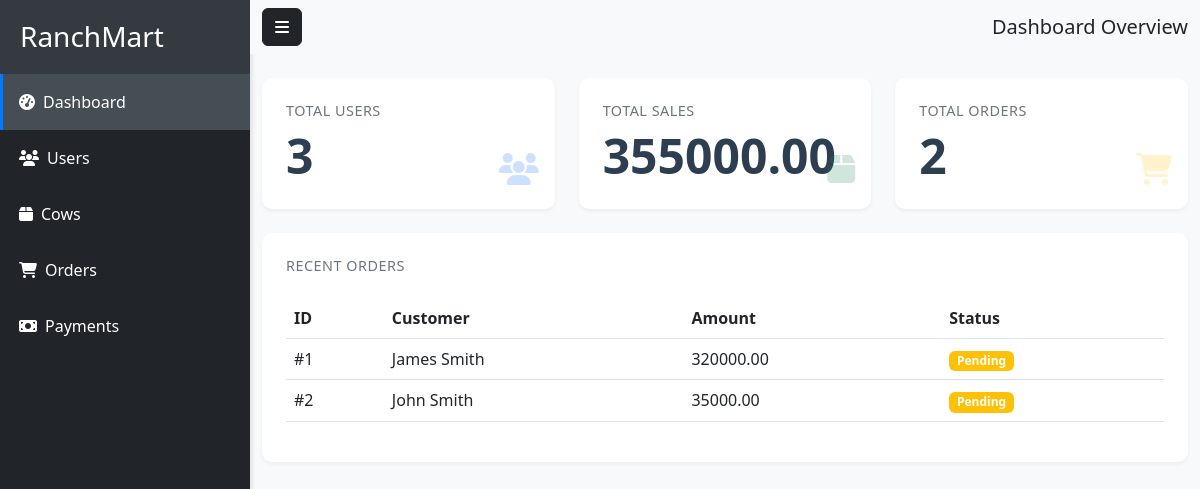
Before: /dashboard/ (signed in) with the older database file.
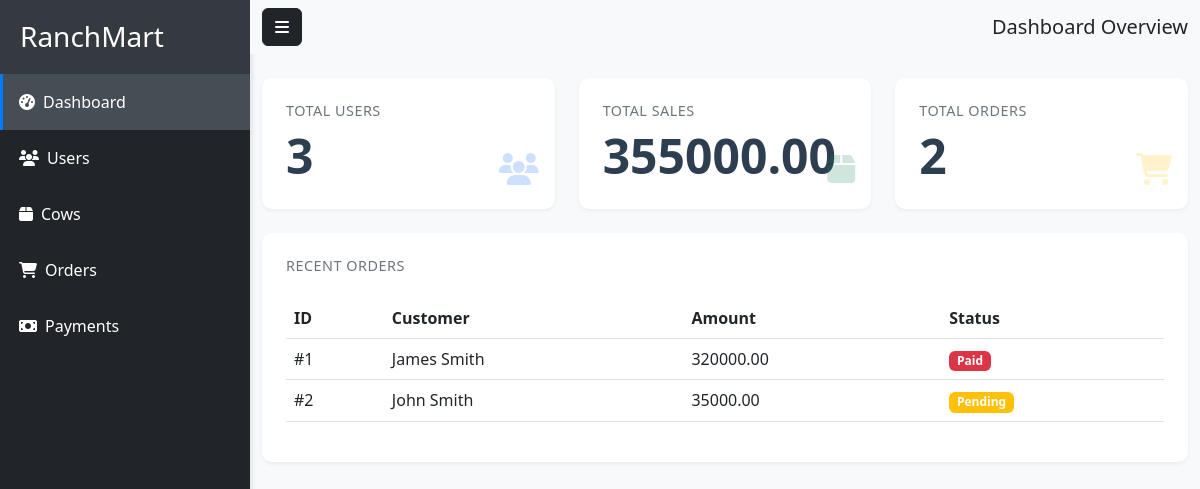
After: the same page with the newer database file.
### orders/models.py (models this page shows, shortened)
class Order(AbstractBaseModel):
    user = models.ForeignKey("users.User", on_delete=models.CASCADE)
    total_cost = models.DecimalField(max_digits=100, decimal_places=2)
    amount_paid = models.DecimalField(max_digits=100, decimal_places=2, default=0)
    status = models.CharField(max_length=255, choices=STATUS_CHOICES)
    def __str__(self):
        return self.user.username

### users/models.py (models this page shows, shortened)
class User(AbstractBaseModel, AbstractUser):
    role = models.CharField(max_length=20, default="Customer")
    gender = models.CharField(max_length=10, null=True, blank=True)
    phone_number = models.CharField(max_length=10, null=True, blank=True)
    address = models.TextField(null=True, blank=True)
    city = models.CharField(max_length=100, null=True, blank=True)
    county = models.CharField(max_length=100, null=True, blank=True)
    country = models.CharField(max_length=100, null=True, blank=True)
    profile_picture = models.ImageField(upload_to="profile_pictures/", null=True, blank=True)

### core/views.py (the view)
# urls.py: path('dashboard/', dashboard, name='dashboard'),
@login_required
def dashboard(request):
    orders_count = Order.objects.all().count()
    animals_count = Animal.objects.all().count()
    users_count = User.objects.all().count()
    orders = Order.objects.all()[:5]
    animals_sold = OrderItem.objects.all()
    total_sales = sum(item.total_cost for item in Order.objects.all())
    if not request.user.is_superuser:
        orders = Order.objects.filter(user=request.user)[:5]
        animals_count = Animal.objects.filter(owner=request.user).count()
        animals_sold = OrderItem.objects.filter(animal__owner=request.user)
        total_sales = sum(item.total_cost for item in Order.objects.filter(user=request.user))
    context = {
        "orders_count": orders_count,
        "animals_count": animals_count,
        "users_count": users_count,
        "orders": orders,
        "total_sales": total_sales
    }
    print(context)
    return render(request, 'dashboard.html', context)

### templates/dashboard.html
{% extends 'dashboard_base.html' %}
{% block content %}
    <nav class="navbar navbar-expand-lg navbar-light bg-light">
        <div class="container-fluid">
            <button type="button" id="sidebarCollapse" class="btn btn-dark">
                <i class="fas fa-bars"></i>
            </button>
            <span class="ms-3 h5 mb-0">Dashboard Overview</span>
        </div>
    </nav>
    <div class="container mt-4">
        <div class="row g-4">
            <div class="col-md-4">
                <div class="card stat-card bg-white">
                    <div class="card-body position-relative">
                        <h5 class="card-title">Total Users</h5>
                        <p class="card-text display-5">{{ users_count }}</p>
                        <div class="stat-icon">
                            <i class="fas fa-users text-primary"></i>
                        </div>
                    </div>
                </div>
            </div>
            <div class="col-md-4">
                <div class="card stat-card bg-white">
                    <div class="card-body position-relative">
                        <h5 class="card-title">Total Sales</h5>
                        <p class="card-text display-5">{{ total_sales }}</p>
                        <div class="stat-icon">
                            <i class="fas fa-box text-success"></i>
                        </div>
                    </div>
                </div>
            </div>
            <div class="col-md-4">
                <div class="card stat-card bg-white">
                    <div class="card-body position-relative">
                        <h5 class="card-title">Total Orders</h5>
                        <p class="card-text display-5">{{ orders_count }}</p>
                        <div class="stat-icon">
                            <i class="fas fa-shopping-cart text-warning"></i>
                        </div>
                    </div>
                </div>
            </div>
        </div>
        <div class="row mt-4">
            <div class="col-12">
                <div class="card stat-card bg-white">
                    <div class="card-body">
                        <h5 class="card-title mb-4">Recent Orders</h5>
                        <div class="table-responsive">
                            <table class="table table-hover">
                                <thead>
                                    <tr>
                                        <th>ID</th>
                                        <th>Customer</th>
                                        <th>Amount</th>
                                        <th>Status</th>
                                    </tr>
                                </thead>
                                <tbody>
                                    {% for order in orders %}
                                    <tr>
                                        <td>#{{ order.id }}</td>
                                        <td>{{ order.user.first_name }} {{ order.user.last_name }}</td>
                                        <td>{{ order.total_cost }}</td>
                                        <td>
                                            {% if order.status == 'Completed' %}
                                                <span class="badge bg-success">{{ order.status }}</span>
                                            {% elif order.status == 'Pending' %}
                                                <span class="badge bg-warning">{{ order.status }}</span>
                                            {% else %}
                                                <span class="badge bg-danger">{{ order.status }}</span>
                                            {% endif %}
                                        </td>
                                    </tr>
                                   {% endfor %}
                                </tbody>
                            </table>
                        </div>
                    </div>
                </div>
            </div>
        </div>
    </div>
{% endblock content %}

Changed rows visible on the page:
changed Order "James": status "Pending" → "Paid"
